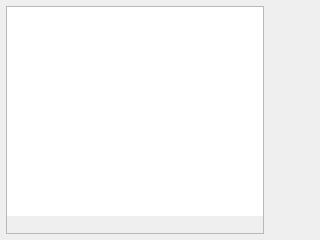
<?xml version="1.0" encoding="UTF-8"?>
<ui version="4.0">
 <class>ViewSettingAccountPage</class>
 <widget class="QFrame" name="ViewSettingAccountPage">
  <property name="geometry">
   <rect>
    <x>0</x>
    <y>0</y>
    <width>320</width>
    <height>240</height>
   </rect>
  </property>
  <property name="windowTitle">
   <string notr="true"/>
  </property>
  <property name="frameShape">
   <enum>QFrame::NoFrame</enum>
  </property>
  <property name="frameShadow">
   <enum>QFrame::Raised</enum>
  </property>
  <layout class="QHBoxLayout" name="horizontalLayout">
   <property name="leftMargin">
    <number>6</number>
   </property>
   <property name="topMargin">
    <number>6</number>
   </property>
   <property name="rightMargin">
    <number>6</number>
   </property>
   <property name="bottomMargin">
    <number>6</number>
   </property>
   <item>
    <layout class="QHBoxLayout" name="horizontalLayout_2">
     <property name="spacing">
      <number>5</number>
     </property>
     <item>
      <widget class="QFrame" name="accountListFrame">
       <property name="sizePolicy">
        <sizepolicy hsizetype="Expanding" vsizetype="Preferred">
         <horstretch>0</horstretch>
         <verstretch>0</verstretch>
        </sizepolicy>
       </property>
       <property name="frameShape">
        <enum>QFrame::StyledPanel</enum>
       </property>
       <property name="frameShadow">
        <enum>QFrame::Raised</enum>
       </property>
       <layout class="QVBoxLayout" name="verticalLayout_2">
        <property name="spacing">
         <number>0</number>
        </property>
        <property name="leftMargin">
         <number>0</number>
        </property>
        <property name="topMargin">
         <number>0</number>
        </property>
        <property name="rightMargin">
         <number>0</number>
        </property>
        <property name="bottomMargin">
         <number>0</number>
        </property>
        <item>
         <layout class="QVBoxLayout" name="verticalLayout">
          <property name="spacing">
           <number>0</number>
          </property>
          <item>
           <widget class="QListWidget" name="accountList">
            <property name="focusPolicy">
             <enum>Qt::NoFocus</enum>
            </property>
            <property name="frameShape">
             <enum>QFrame::NoFrame</enum>
            </property>
            <property name="editTriggers">
             <set>QAbstractItemView::NoEditTriggers</set>
            </property>
            <property name="alternatingRowColors">
             <bool>true</bool>
            </property>
            <property name="selectionMode">
             <enum>QAbstractItemView::SingleSelection</enum>
            </property>
            <property name="selectionBehavior">
             <enum>QAbstractItemView::SelectRows</enum>
            </property>
            <property name="iconSize">
             <size>
              <width>32</width>
              <height>32</height>
             </size>
            </property>
            <property name="spacing">
             <number>1</number>
            </property>
           </widget>
          </item>
          <item>
           <widget class="QToolBar" name="accountAction">
            <property name="movable">
             <bool>false</bool>
            </property>
            <property name="floatable">
             <bool>false</bool>
            </property>
           </widget>
          </item>
         </layout>
        </item>
       </layout>
      </widget>
     </item>
     <item>
      <widget class="QFrame" name="accountSetting">
       <property name="sizePolicy">
        <sizepolicy hsizetype="Expanding" vsizetype="Preferred">
         <horstretch>0</horstretch>
         <verstretch>0</verstretch>
        </sizepolicy>
       </property>
       <property name="frameShape">
        <enum>QFrame::NoFrame</enum>
       </property>
       <property name="frameShadow">
        <enum>QFrame::Raised</enum>
       </property>
      </widget>
     </item>
    </layout>
   </item>
  </layout>
 </widget>
 <resources/>
 <connections/>
</ui>
